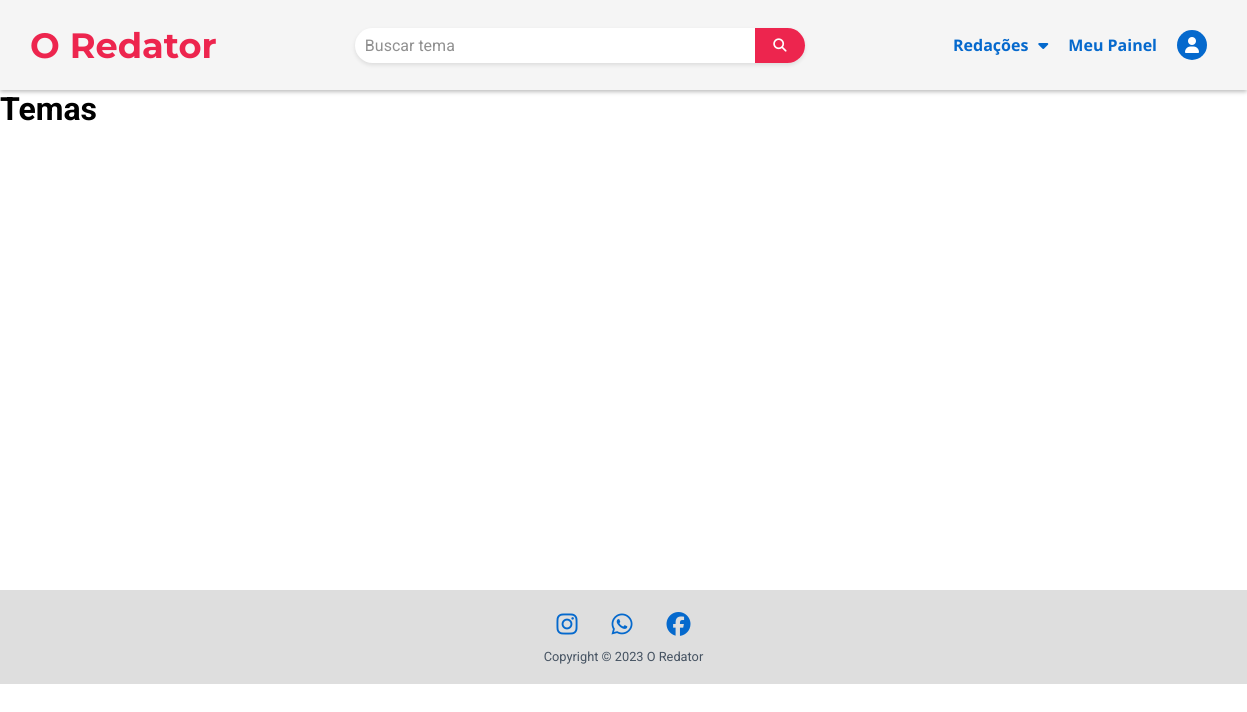
The page /temas on the database as committed earlier.
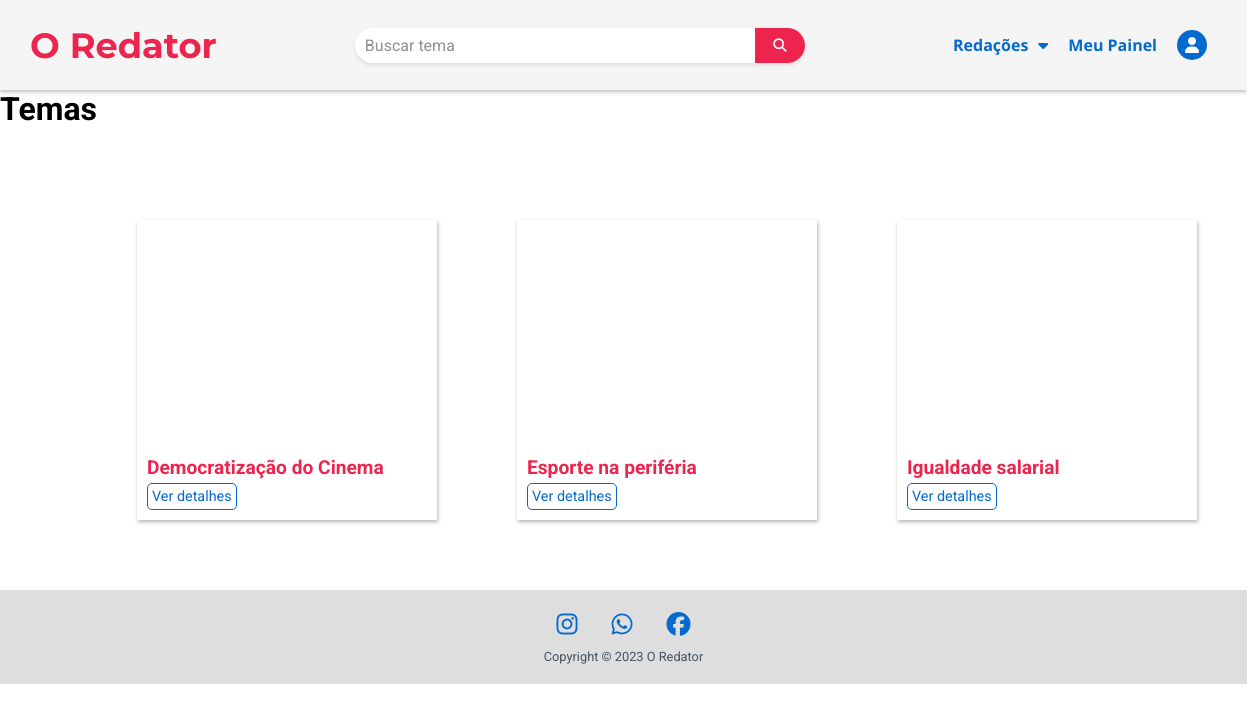
The same page on the database as committed later.
### redacoes/models.py (models this page shows, shortened)
class Redacao(models.Model):
    class Meta:
        verbose_name = 'Redacao'
        verbose_name_plural= 'Redacoes'
    tema = models.CharField(max_length=255);
    texto1 = models.TextField(blank=True);
    texto2 = models.TextField(blank=True);
    mostrar = models.BooleanField(default=True);
    categoria = models.ForeignKey(
        Categoria,
        on_delete=models.SET_NULL,
        blank=True,
        null=True
        )

### redacoes/views/temas.py (the view)
# urls.py: path('temas', views.temas, name='temas'),
def temas(request):
    redacoes = Redacao.objects.filter(mostrar=True)
    context = {
        'redacoes': redacoes
    }
    return render(request, 'redacoes/temas.html', context)

### redacoes/templates/redacoes/temas.html (shortened to what this page needs)
{% extends 'base.html' %}
{% block conteudo %}
<main>
    <h1>Temas</h1>
    <section class="section-cards">
        {% for redacao in redacoes %}
        <div class="card">
            <div class="card-content">
                <h1 class="card-title">{{redacao.tema}}</h1>
                <a class= 'card-link'href="">Ver detalhes</a>
            </div>
        </div>
       {% endfor %}
    </section>
</main>
{% endblock conteudo %}

### templates/base.html (shortened to what this page needs)
{% load static %}
<!DOCTYPE html>
<html lang="pt-br">
<head>
    <link rel="stylesheet" href="{% static 'css/style.css' %}">
</head>
<body>
    {% include 'parciais/_header.html' %}
    {% block conteudo %}{% endblock conteudo %}
</body>
    {% include 'parciais/_footer.html'%}
</html>

### templates/parciais/_header.html (shortened to what this page needs)
{% load static %}
<header>
    <h1 class="header-title"><a href="#" class="header-title-link"> O Redator</a></h1>
    <form action="{% url 'search_temas' %}" method="get">
        <div class="search-bar">
            <input name='q' type="text" id="search" placeholder="Buscar tema" value="{{search_temas}}">
            <button type="submit" class="search-button"><i class="fa-solid fa-magnifying-glass"></i></button>
        </div>
    </form>
    <nav class="nav">
        <ul class="navbar">
            <li class="nav-item dropdown">
                <a href="#" class="nav-link">Redações<i class="fa-solid fa-caret-down"></i>
                </a>
            </li>
            <li class="nav-item">
                <a href="#" class="nav-link"> Meu Painel
                </a>
            </li>
            <li class="nav-item">
                <a href="#" class="nav-link user">
                    <div class="user-icon-wrapper"><i class="fa-solid fa-user"></i>
                    </div>
                </a>
            </li>
        </ul>
    </nav>
</header>

### templates/parciais/_footer.html
<footer>
    <div class="footer-icons">
        <a class="footer-link"><i class="fa-brands fa-instagram fa-xl"></i></a>
        <a class="footer-link"><i class="fa-brands fa-whatsapp fa-xl"></i></a>
        <a class="footer-link"><i class="fa-brands fa-facebook fa-xl"></i></a>
    </div>
    <div class="footer-text">
        <p>Copyright &copy; 2023 O Redator </p>
    </div>
</footer>

### static/css/style.css (style rules this page uses)
* { margin: 0%; padding: 0%; box-sizing: border-box; }
:root { --cor-principal: #ed254eff; --cor-principal-hover: #ed4d6e; --naples-yellow: #f9dc5cff; --tea-green: #c2eabdff; --oxford-blue: #011936ff; --charcoal: #465362ff; --cor-contraste: #25edc4; --cor-secundaria: #0569cd; --cor-background: #f5f5f5; --cor-footer: #dedede; --verde-escuro: #008c72; --cinza-escuro: #333333ff; --fonte-destaque: 'Montserrat', sans-serif; --fonte-secundaria: 'Open Sans', sans-serif; --fonte-conteudo: 'Roboto', sans-serif; }
html, body { font-family: Roboto; }
header { position: relative; height: 90px; padding: 10px; display: flex; align-items: center; justify-content: space-between; background-color: var(--cor-background); box-shadow: rgba(0, 0, 0, 0.25) 0px 2px 4px; }
.header-title-link { margin-left: 20px; font: normal bold 2.2rem var(--fonte-destaque); text-decoration: none; color: var(--cor-principal); }
.navbar { display: flex; align-items: center; list-style: none; }
.nav-item { position: relative; padding: 10px; height: 100%; border-radius: 25px; }
.nav-item:last-child { margin-right: 20px; }
.nav-link { font: normal bolder 1rem var(--fonte-secundaria); text-decoration: none; color: var(--cor-secundaria); }
.fa-caret-down { margin-left: 10px; }
.search-bar { display: flex; align-items: center; width: 450px; margin: 10px; border-radius: 20px; background-color: rgb(255, 255, 255); box-shadow: rgba(0, 0, 0, 0.1) 0px 2px 4px; }
.search-bar > input[type="text"] { flex: 1 1 0%; font: normal normal 1rem var(--fonte-conteudo); border-radius: 20px 0px 0px 20px; width: 100%; height: 35px; border: none; padding: 0px 10px; background-color: transparent; color: var(--charcoal); opacity: 0.8; outline: none; }
.search-button { height: 35px; width: 50px; border: none; border-radius: 0px 20px 20px 0px; background-color: var(--cor-principal); color: rgb(255, 255, 255); outline: none; cursor: pointer; }
.user { font: 1rem Roboto; color: rgb(255, 255, 255); }
.user-icon-wrapper { background-color: var(--cor-secundaria); display: flex; align-items: center; justify-content: center; border-radius: 50%; height: 30px; width: 30px; }
main { height: 500px; display: flex; }
.section-cards { min-height: 600px; display: grid; grid-template-rows:90px auto ; grid-template-columns: 1fr 1fr 1fr; }
.card { grid-row-start: 2; align-items: center; margin: 40px ; display: grid; grid-template-rows: 3fr 1fr; height: 300px; width: 300px; box-shadow: 1px 2px 4px rgba(0, 0, 0, 0.3); }
.card-content { display: grid; grid-template-rows: 1fr 1fr; margin: 10px; grid-row-start: 2; color: var(--cor-principal); }
.card-title { grid-row: 1; font-size: 1.2rem; overflow: hidden; white-space: nowrap; text-overflow: ellipsis; }
.card-link { align-self: center; width: 90px; padding: 4px; grid-row: 2; font-size: 0.9rem; border-radius: 5px; border: 1px solid var(--cor-secundaria); background-color: transparent; color: var(--cor-secundaria); text-decoration: none; }
footer { padding: 20px; text-align: center; background-color: var(--cor-footer); color: var(--charcoal); }
.footer-icons { margin: 0px auto 10px; }
.footer-link { cursor: pointer; display: inline-block; margin: 0px 10px; border-radius: 50%; padding: 5px; color: var(--cor-secundaria); text-decoration: none; background-color: transparent; }
.footer-text { font: normal normal 0.8rem var(--fonte-conteudo); }

Rows that differ between the two databases and show on the page:
added Redacao: tema "Democratização do Cinema"
added Redacao: tema "Esporte na periféria"
added Redacao: tema "Igualdade salarial"
